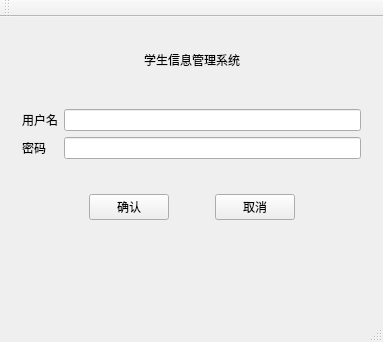
<?xml version="1.0" encoding="UTF-8"?>
<ui version="4.0">
 <class>MainWindow</class>
 <widget class="QMainWindow" name="MainWindow">
  <property name="geometry">
   <rect>
    <x>0</x>
    <y>0</y>
    <width>383</width>
    <height>342</height>
   </rect>
  </property>
  <property name="sizePolicy">
   <sizepolicy hsizetype="Minimum" vsizetype="Minimum">
    <horstretch>0</horstretch>
    <verstretch>0</verstretch>
   </sizepolicy>
  </property>
  <property name="windowTitle">
   <string>MainWindow</string>
  </property>
  <widget class="QWidget" name="centralWidget">
   <layout class="QGridLayout" name="gridLayout">
    <item row="2" column="0">
     <widget class="QWidget" name="widget_2" native="true">
      <layout class="QFormLayout" name="formLayout">
       <item row="0" column="0">
        <widget class="QLabel" name="label">
         <property name="text">
          <string>用户名</string>
         </property>
        </widget>
       </item>
       <item row="0" column="1">
        <widget class="QLineEdit" name="lineEdit"/>
       </item>
       <item row="1" column="0">
        <widget class="QLabel" name="label_2">
         <property name="text">
          <string>密码</string>
         </property>
        </widget>
       </item>
       <item row="1" column="1">
        <widget class="QLineEdit" name="lineEdit_2"/>
       </item>
      </layout>
     </widget>
    </item>
    <item row="3" column="0">
     <widget class="QWidget" name="widget_3" native="true">
      <layout class="QHBoxLayout" name="horizontalLayout">
       <item>
        <spacer name="horizontalSpacer">
         <property name="orientation">
          <enum>Qt::Horizontal</enum>
         </property>
         <property name="sizeHint" stdset="0">
          <size>
           <width>57</width>
           <height>20</height>
          </size>
         </property>
        </spacer>
       </item>
       <item>
        <widget class="QPushButton" name="pushButton">
         <property name="text">
          <string>确认</string>
         </property>
        </widget>
       </item>
       <item>
        <spacer name="horizontalSpacer_3">
         <property name="orientation">
          <enum>Qt::Horizontal</enum>
         </property>
         <property name="sizeType">
          <enum>QSizePolicy::Fixed</enum>
         </property>
         <property name="sizeHint" stdset="0">
          <size>
           <width>40</width>
           <height>20</height>
          </size>
         </property>
        </spacer>
       </item>
       <item>
        <widget class="QPushButton" name="pushButton_2">
         <property name="text">
          <string>取消</string>
         </property>
        </widget>
       </item>
       <item>
        <spacer name="horizontalSpacer_2">
         <property name="orientation">
          <enum>Qt::Horizontal</enum>
         </property>
         <property name="sizeHint" stdset="0">
          <size>
           <width>57</width>
           <height>20</height>
          </size>
         </property>
        </spacer>
       </item>
      </layout>
     </widget>
    </item>
    <item row="1" column="0">
     <widget class="QWidget" name="widget" native="true">
      <layout class="QHBoxLayout" name="horizontalLayout_2">
       <item>
        <spacer name="horizontalSpacer_4">
         <property name="orientation">
          <enum>Qt::Horizontal</enum>
         </property>
         <property name="sizeHint" stdset="0">
          <size>
           <width>113</width>
           <height>20</height>
          </size>
         </property>
        </spacer>
       </item>
       <item>
        <widget class="QLabel" name="label_3">
         <property name="text">
          <string>学生信息管理系统</string>
         </property>
        </widget>
       </item>
       <item>
        <spacer name="horizontalSpacer_5">
         <property name="orientation">
          <enum>Qt::Horizontal</enum>
         </property>
         <property name="sizeHint" stdset="0">
          <size>
           <width>112</width>
           <height>20</height>
          </size>
         </property>
        </spacer>
       </item>
      </layout>
     </widget>
    </item>
    <item row="4" column="0">
     <widget class="SamllWidget" name="widget_4" native="true"/>
    </item>
   </layout>
  </widget>
  <widget class="QMenuBar" name="menuBar">
   <property name="geometry">
    <rect>
     <x>0</x>
     <y>0</y>
     <width>383</width>
     <height>21</height>
    </rect>
   </property>
  </widget>
  <widget class="QToolBar" name="mainToolBar">
   <attribute name="toolBarArea">
    <enum>TopToolBarArea</enum>
   </attribute>
   <attribute name="toolBarBreak">
    <bool>false</bool>
   </attribute>
  </widget>
  <widget class="QStatusBar" name="statusBar"/>
 </widget>
 <layoutdefault spacing="6" margin="11"/>
 <customwidgets>
  <customwidget>
   <class>SamllWidget</class>
   <extends>QWidget</extends>
   <header location="global">samllwidget.h</header>
   <container>1</container>
  </customwidget>
 </customwidgets>
 <resources/>
 <connections/>
</ui>
